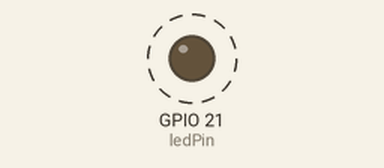
This sketch was run on a simulated Seeed XIAO ESP32-S3. Shown: output pins drawn as LEDs (lit = HIGH). Dashed ring = blinking. What the sketch prints to the serial monitor is not drawn.

Above: at 1.15 s.
Timing chart, 0 to 4.0 s (numbered marks = the images above):
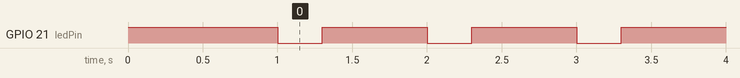

The sketch:

02_Blink_and_Serial.ino
```cpp
// MISHEARD CITY | Practical 1 | 02 - Blink with variables and serial feedback
// Board: Seeed Studio XIAO ESP32S3 Sense.
// Arduino IDE: USB CDC On Boot = Enabled; Serial Monitor = 115200.
// Serial Monitor output is live text, not a saved data file.

const int ledPin = LED_BUILTIN;
const char groupName[] = "GROUP_01";
int onTimeMs = 300;
int offTimeMs = 700;
unsigned long cycleCount = 0;

void setup() {
  pinMode(ledPin, OUTPUT);
  digitalWrite(ledPin, HIGH);
  Serial.begin(115200);
  delay(1000);  // Brief startup pause; does not wait forever for a computer.
}

void loop() {
  cycleCount = cycleCount + 1;
  Serial.print("group=");
  Serial.print(groupName);
  Serial.print(", cycle=");
  Serial.print(cycleCount);
  Serial.print(", on_ms=");
  Serial.print(onTimeMs);
  Serial.print(", off_ms=");
  Serial.println(offTimeMs);

  digitalWrite(ledPin, LOW);
  delay(onTimeMs);
  digitalWrite(ledPin, HIGH);
  delay(offTimeMs);
}
```

Measured:
- by itself, GPIO 21 (ledPin): alternates HIGH for 0.70 s and LOW for 0.30 s
